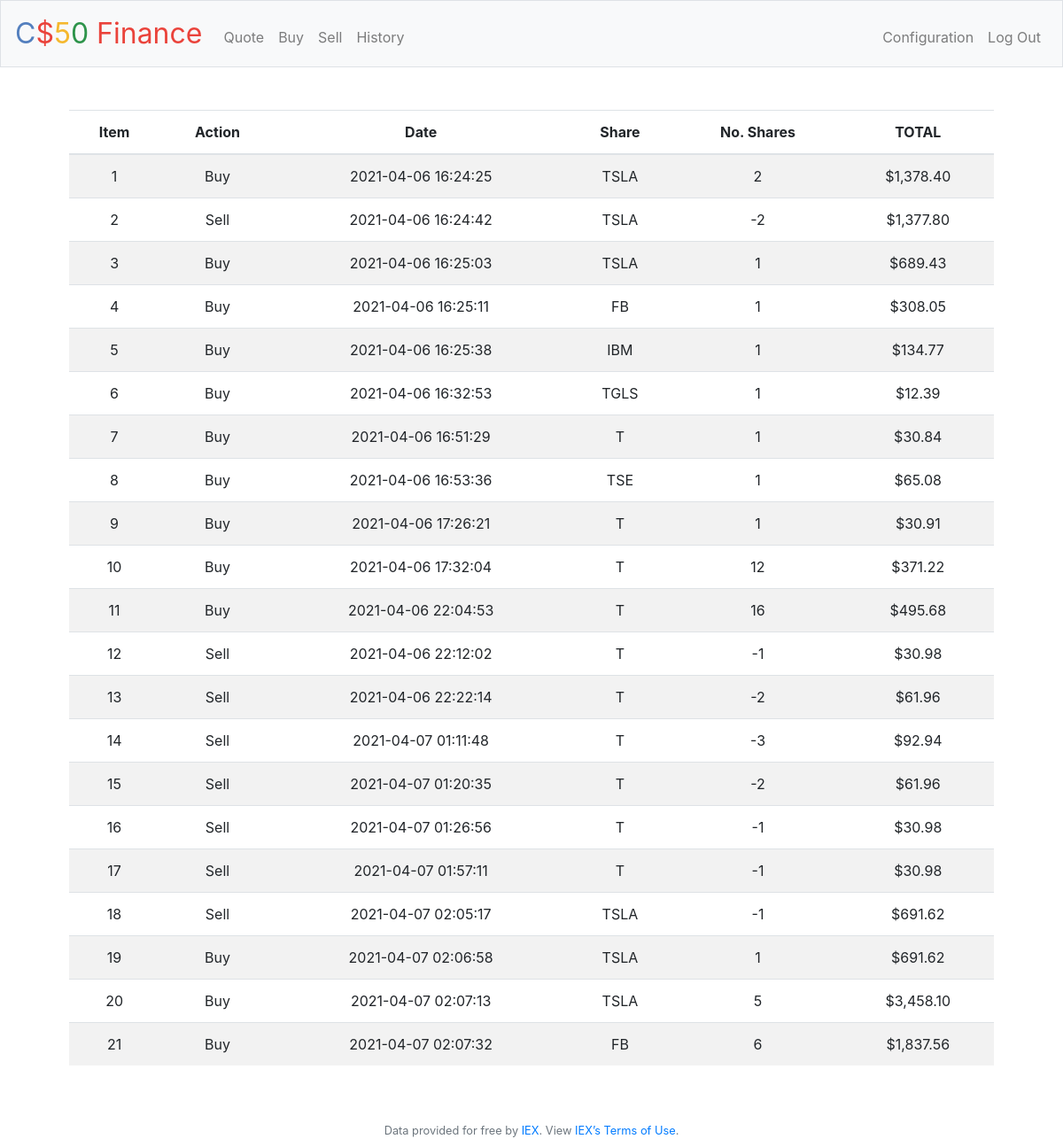
Screenshot of /history (signed in) with the database file from the repository.
### tables this page shows
CREATE TABLE transactions (
id INTEGER, 
user_id INTEGER NOT NULL,
action INTEGER NOT NULL,
date DATETIME NOT NULL,
share TEXT NOT NULL,
no_shares INTEGER NOT NULL,
value DECIMAL NOT NULL,
PRIMARY KEY(id),
FOREIGN KEY(user_id) REFERENCES users(id));

### application.py (the view)
@app.route("/history")
@login_required
def history():
    historic = db.execute("SELECT id, action, date, share, no_shares, value FROM transactions WHERE user_id = ?", session["user_id"])
    return render_template("history.html", historic=historic)

### application.py (called while the page is built)
@app.after_request
def after_request(response):
    response.headers["Cache-Control"] = "no-cache, no-store, must-revalidate"
    response.headers["Expires"] = 0
    response.headers["Pragma"] = "no-cache"
    return response

### helpers.py (called while the page is built)
def login_required(f):
    @wraps(f)
    def decorated_function(*args, **kwargs):
        if session.get("user_id") is None:
            return redirect("/login")
        return f(*args, **kwargs)
    return decorated_function

def usd(value):
    return f"${value:,.2f}"

### templates/history.html (shortened to what this page needs)
{% extends "layout.html" %}
{% block main %}
    <div class="form-group">
        <table class="table table-striped">
            <thead>
                <tr>
                    <th scope="col">Item</th>
                    <th scope="col">Action</th>
                    <th scope="col">Date</th>
                    <th scope="col">Share</th>
                    <th scope="col">No. Shares</th>
                    <th scope="col">TOTAL</th>
                </tr>
            </thead>
            <tbody>
                {% for row in historic %}
                    <tr>
                        <td>{{ row.id }}</td>
                        <td>{{ row.action }}</td>
                        <td>{{ row.date }}</td>
                        <td>{{ row.share }}</td>
                        <td>{{ row.no_shares }}</td>
                        <td>{{ row.value | usd }}</td>
                    </tr>
                {% endfor %}
            </tbody>
        </table>
    </div>
{% endblock %}

### rows the page displays
transactions: id "1", action "Buy", date "2021-04-06 16:24:25", share "TSLA", no_shares "2", value "$1,378.40"
transactions: id "2", action "Sell", date "2021-04-06 16:24:42", share "TSLA", no_shares "-2", value "$1,377.80"
transactions: id "3", action "Buy", date "2021-04-06 16:25:03", share "TSLA", no_shares "1", value "$689.43"
transactions: id "4", action "Buy", date "2021-04-06 16:25:11", share "FB", no_shares "1", value "$308.05"
transactions: id "5", action "Buy", date "2021-04-06 16:25:38", share "IBM", no_shares "1", value "$134.77"
transactions: id "6", action "Buy", date "2021-04-06 16:32:53", share "TGLS", no_shares "1", value "$12.39"
transactions: id "7", action "Buy", date "2021-04-06 16:51:29", share "T", no_shares "1", value "$30.84"
transactions: id "8", action "Buy", date "2021-04-06 16:53:36", share "TSE", no_shares "1", value "$65.08"
transactions: id "9", action "Buy", date "2021-04-06 17:26:21", share "T", no_shares "1", value "$30.91"
transactions: id "10", action "Buy", date "2021-04-06 17:32:04", share "T", no_shares "12", value "$371.22"
transactions: id "11", action "Buy", date "2021-04-06 22:04:53", share "T", no_shares "16", value "$495.68"
transactions: id "12", action "Sell", date "2021-04-06 22:12:02", share "T", no_shares "-1", value "$30.98"
transactions: id "13", action "Sell", date "2021-04-06 22:22:14", share "T", no_shares "-2", value "$61.96"
transactions: id "14", action "Sell", date "2021-04-07 01:11:48", share "T", no_shares "-3", value "$92.94"
transactions: id "15", action "Sell", date "2021-04-07 01:20:35", share "T", no_shares "-2", value "$61.96"
transactions: id "16", action "Sell", date "2021-04-07 01:26:56", share "T", no_shares "-1", value "$30.98"
transactions: id "17", action "Sell", date "2021-04-07 01:57:11", share "T", no_shares "-1", value "$30.98"
transactions: id "18", action "Sell", date "2021-04-07 02:05:17", share "TSLA", no_shares "-1", value "$691.62"
transactions: id "19", action "Buy", date "2021-04-07 02:06:58", share "TSLA", no_shares "1", value "$691.62"
transactions: id "20", action "Buy", date "2021-04-07 02:07:13", share "TSLA", no_shares "5", value "$3,458.10"
transactions: id "21", action "Buy", date "2021-04-07 02:07:32", share "FB", no_shares "6", value "$1,837.56"
